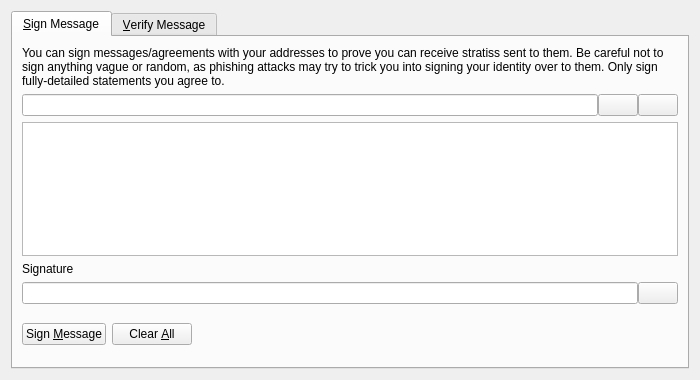
<?xml version="1.0" encoding="UTF-8"?>
<ui version="4.0">
 <class>SignVerifyMessageDialog</class>
 <widget class="QDialog" name="SignVerifyMessageDialog">
  <property name="geometry">
   <rect>
    <x>0</x>
    <y>0</y>
    <width>700</width>
    <height>380</height>
   </rect>
  </property>
  <property name="windowTitle">
   <string>Signatures - Sign / Verify a Message</string>
  </property>
  <property name="modal">
   <bool>true</bool>
  </property>
  <layout class="QVBoxLayout" name="verticalLayout">
   <item>
    <widget class="QTabWidget" name="tabWidget">
     <property name="currentIndex">
      <number>0</number>
     </property>
     <widget class="QWidget" name="tabSignMessage">
      <attribute name="title">
       <string>&amp;Sign Message</string>
      </attribute>
      <layout class="QVBoxLayout" name="verticalLayout_SM">
       <item>
        <widget class="QLabel" name="infoLabel_SM">
         <property name="text">
          <string>You can sign messages/agreements with your addresses to prove you can receive stratiss sent to them. Be careful not to sign anything vague or random, as phishing attacks may try to trick you into signing your identity over to them. Only sign fully-detailed statements you agree to.</string>
         </property>
         <property name="textFormat">
          <enum>Qt::PlainText</enum>
         </property>
         <property name="wordWrap">
          <bool>true</bool>
         </property>
        </widget>
       </item>
       <item>
        <layout class="QHBoxLayout" name="horizontalLayout_1_SM">
         <property name="spacing">
          <number>0</number>
         </property>
         <item>
          <widget class="QValidatedLineEdit" name="addressIn_SM">
           <property name="toolTip">
            <string>The Stratis address to sign the message with</string>
           </property>
          </widget>
         </item>
         <item>
          <widget class="QPushButton" name="addressBookButton_SM">
           <property name="toolTip">
            <string>Choose previously used address</string>
           </property>
           <property name="text">
            <string/>
           </property>
           <property name="icon">
            <iconset resource="../stratis.qrc">
             <normaloff>:/icons/address-book</normaloff>:/icons/address-book</iconset>
           </property>
           <property name="shortcut">
            <string>Alt+A</string>
           </property>
           <property name="autoDefault">
            <bool>false</bool>
           </property>
          </widget>
         </item>
         <item>
          <widget class="QPushButton" name="pasteButton_SM">
           <property name="toolTip">
            <string>Paste address from clipboard</string>
           </property>
           <property name="text">
            <string/>
           </property>
           <property name="icon">
            <iconset resource="../stratis.qrc">
             <normaloff>:/icons/editpaste</normaloff>:/icons/editpaste</iconset>
           </property>
           <property name="shortcut">
            <string>Alt+P</string>
           </property>
           <property name="autoDefault">
            <bool>false</bool>
           </property>
          </widget>
         </item>
        </layout>
       </item>
       <item>
        <widget class="QPlainTextEdit" name="messageIn_SM">
         <property name="toolTip">
          <string>Enter the message you want to sign here</string>
         </property>
        </widget>
       </item>
       <item>
        <widget class="QLabel" name="signatureLabel_SM">
         <property name="text">
          <string>Signature</string>
         </property>
         <property name="textFormat">
          <enum>Qt::PlainText</enum>
         </property>
        </widget>
       </item>
       <item>
        <layout class="QHBoxLayout" name="horizontalLayout_2_SM">
         <property name="spacing">
          <number>0</number>
         </property>
         <item>
          <widget class="QLineEdit" name="signatureOut_SM">
           <property name="font">
            <font>
             <italic>true</italic>
            </font>
           </property>
           <property name="readOnly">
            <bool>true</bool>
           </property>
          </widget>
         </item>
         <item>
          <widget class="QPushButton" name="copySignatureButton_SM">
           <property name="toolTip">
            <string>Copy the current signature to the system clipboard</string>
           </property>
           <property name="text">
            <string/>
           </property>
           <property name="icon">
            <iconset resource="../stratis.qrc">
             <normaloff>:/icons/editcopy</normaloff>:/icons/editcopy</iconset>
           </property>
           <property name="autoDefault">
            <bool>false</bool>
           </property>
          </widget>
         </item>
        </layout>
       </item>
       <item>
        <layout class="QHBoxLayout" name="horizontalLayout_3_SM">
         <item>
          <widget class="QPushButton" name="signMessageButton_SM">
           <property name="toolTip">
            <string>Sign the message to prove you own this Stratis address</string>
           </property>
           <property name="text">
            <string>Sign &amp;Message</string>
           </property>
           <property name="icon">
            <iconset resource="../stratis.qrc">
             <normaloff>:/icons/edit</normaloff>:/icons/edit</iconset>
           </property>
           <property name="autoDefault">
            <bool>false</bool>
           </property>
          </widget>
         </item>
         <item>
          <widget class="QPushButton" name="clearButton_SM">
           <property name="toolTip">
            <string>Reset all sign message fields</string>
           </property>
           <property name="text">
            <string>Clear &amp;All</string>
           </property>
           <property name="icon">
            <iconset resource="../stratis.qrc">
             <normaloff>:/icons/remove</normaloff>:/icons/remove</iconset>
           </property>
           <property name="autoDefault">
            <bool>false</bool>
           </property>
          </widget>
         </item>
         <item>
          <spacer name="horizontalSpacer_1_SM">
           <property name="orientation">
            <enum>Qt::Horizontal</enum>
           </property>
           <property name="sizeHint" stdset="0">
            <size>
             <width>40</width>
             <height>48</height>
            </size>
           </property>
          </spacer>
         </item>
         <item>
          <widget class="QLabel" name="statusLabel_SM">
           <property name="font">
            <font>
             <weight>75</weight>
             <bold>true</bold>
            </font>
           </property>
           <property name="text">
            <string/>
           </property>
           <property name="wordWrap">
            <bool>true</bool>
           </property>
          </widget>
         </item>
         <item>
          <spacer name="horizontalSpacer_2_SM">
           <property name="orientation">
            <enum>Qt::Horizontal</enum>
           </property>
           <property name="sizeHint" stdset="0">
            <size>
             <width>40</width>
             <height>48</height>
            </size>
           </property>
          </spacer>
         </item>
        </layout>
       </item>
      </layout>
     </widget>
     <widget class="QWidget" name="tabVerifyMessage">
      <attribute name="title">
       <string>&amp;Verify Message</string>
      </attribute>
      <layout class="QVBoxLayout" name="verticalLayout_VM">
       <item>
        <widget class="QLabel" name="infoLabel_VM">
         <property name="text">
          <string>Enter the receiver's address, message (ensure you copy line breaks, spaces, tabs, etc. exactly) and signature below to verify the message. Be careful not to read more into the signature than what is in the signed message itself, to avoid being tricked by a man-in-the-middle attack. Note that this only proves the signing party receives with the address, it cannot prove sendership of any transaction!</string>
         </property>
         <property name="textFormat">
          <enum>Qt::PlainText</enum>
         </property>
         <property name="alignment">
          <set>Qt::AlignLeading|Qt::AlignLeft|Qt::AlignTop</set>
         </property>
         <property name="wordWrap">
          <bool>true</bool>
         </property>
        </widget>
       </item>
       <item>
        <layout class="QHBoxLayout" name="horizontalLayout_1_VM">
         <property name="spacing">
          <number>0</number>
         </property>
         <item>
          <widget class="QValidatedLineEdit" name="addressIn_VM">
           <property name="toolTip">
            <string>The Stratis address the message was signed with</string>
           </property>
          </widget>
         </item>
         <item>
          <widget class="QPushButton" name="addressBookButton_VM">
           <property name="toolTip">
            <string>Choose previously used address</string>
           </property>
           <property name="text">
            <string/>
           </property>
           <property name="icon">
            <iconset resource="../stratis.qrc">
             <normaloff>:/icons/address-book</normaloff>:/icons/address-book</iconset>
           </property>
           <property name="shortcut">
            <string>Alt+A</string>
           </property>
           <property name="autoDefault">
            <bool>false</bool>
           </property>
          </widget>
         </item>
        </layout>
       </item>
       <item>
        <widget class="QPlainTextEdit" name="messageIn_VM"/>
       </item>
       <item>
        <widget class="QValidatedLineEdit" name="signatureIn_VM"/>
       </item>
       <item>
        <layout class="QHBoxLayout" name="horizontalLayout_2_VM">
         <item>
          <widget class="QPushButton" name="verifyMessageButton_VM">
           <property name="toolTip">
            <string>Verify the message to ensure it was signed with the specified Stratis address</string>
           </property>
           <property name="text">
            <string>Verify &amp;Message</string>
           </property>
           <property name="icon">
            <iconset resource="../stratis.qrc">
             <normaloff>:/icons/transaction_0</normaloff>:/icons/transaction_0</iconset>
           </property>
           <property name="autoDefault">
            <bool>false</bool>
           </property>
          </widget>
         </item>
         <item>
          <widget class="QPushButton" name="clearButton_VM">
           <property name="toolTip">
            <string>Reset all verify message fields</string>
           </property>
           <property name="text">
            <string>Clear &amp;All</string>
           </property>
           <property name="icon">
            <iconset resource="../stratis.qrc">
             <normaloff>:/icons/remove</normaloff>:/icons/remove</iconset>
           </property>
           <property name="autoDefault">
            <bool>false</bool>
           </property>
          </widget>
         </item>
         <item>
          <spacer name="horizontalSpacer_1_VM">
           <property name="orientation">
            <enum>Qt::Horizontal</enum>
           </property>
           <property name="sizeHint" stdset="0">
            <size>
             <width>40</width>
             <height>48</height>
            </size>
           </property>
          </spacer>
         </item>
         <item>
          <widget class="QLabel" name="statusLabel_VM">
           <property name="font">
            <font>
             <weight>75</weight>
             <bold>true</bold>
            </font>
           </property>
           <property name="text">
            <string/>
           </property>
           <property name="wordWrap">
            <bool>true</bool>
           </property>
          </widget>
         </item>
         <item>
          <spacer name="horizontalSpacer_2_VM">
           <property name="orientation">
            <enum>Qt::Horizontal</enum>
           </property>
           <property name="sizeHint" stdset="0">
            <size>
             <width>40</width>
             <height>48</height>
            </size>
           </property>
          </spacer>
         </item>
        </layout>
       </item>
      </layout>
     </widget>
    </widget>
   </item>
  </layout>
 </widget>
 <customwidgets>
  <customwidget>
   <class>QValidatedLineEdit</class>
   <extends>QLineEdit</extends>
   <header>qvalidatedlineedit.h</header>
  </customwidget>
 </customwidgets>
 <resources>
  <include location="../stratis.qrc"/>
 </resources>
 <connections/>
</ui>
